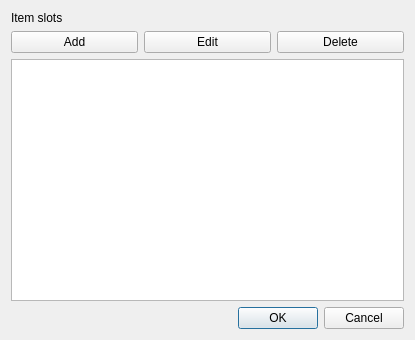
<?xml version="1.0" encoding="UTF-8"?>
<ui version="4.0">
 <class>WearerEditDlg</class>
 <widget class="QDialog" name="WearerEditDlg">
  <property name="geometry">
   <rect>
    <x>0</x>
    <y>0</y>
    <width>415</width>
    <height>340</height>
   </rect>
  </property>
  <property name="windowTitle">
   <string>Dialog</string>
  </property>
  <layout class="QVBoxLayout" name="verticalLayout">
   <item>
    <widget class="QLabel" name="label">
     <property name="text">
      <string>Item slots</string>
     </property>
    </widget>
   </item>
   <item>
    <layout class="QHBoxLayout" name="horizontalLayout">
     <item>
      <widget class="QPushButton" name="btnAdd">
       <property name="text">
        <string>Add</string>
       </property>
      </widget>
     </item>
     <item>
      <widget class="QPushButton" name="btnEdit">
       <property name="text">
        <string>Edit</string>
       </property>
      </widget>
     </item>
     <item>
      <widget class="QPushButton" name="btnDelete">
       <property name="text">
        <string>Delete</string>
       </property>
      </widget>
     </item>
    </layout>
   </item>
   <item>
    <widget class="QTableWidget" name="sTable"/>
   </item>
   <item>
    <widget class="QDialogButtonBox" name="buttonBox">
     <property name="orientation">
      <enum>Qt::Horizontal</enum>
     </property>
     <property name="standardButtons">
      <set>QDialogButtonBox::Cancel|QDialogButtonBox::Ok</set>
     </property>
    </widget>
   </item>
  </layout>
 </widget>
 <resources/>
 <connections>
  <connection>
   <sender>buttonBox</sender>
   <signal>accepted()</signal>
   <receiver>WearerEditDlg</receiver>
   <slot>accept()</slot>
   <hints>
    <hint type="sourcelabel">
     <x>248</x>
     <y>254</y>
    </hint>
    <hint type="destinationlabel">
     <x>157</x>
     <y>274</y>
    </hint>
   </hints>
  </connection>
  <connection>
   <sender>buttonBox</sender>
   <signal>rejected()</signal>
   <receiver>WearerEditDlg</receiver>
   <slot>reject()</slot>
   <hints>
    <hint type="sourcelabel">
     <x>316</x>
     <y>260</y>
    </hint>
    <hint type="destinationlabel">
     <x>286</x>
     <y>274</y>
    </hint>
   </hints>
  </connection>
 </connections>
</ui>
